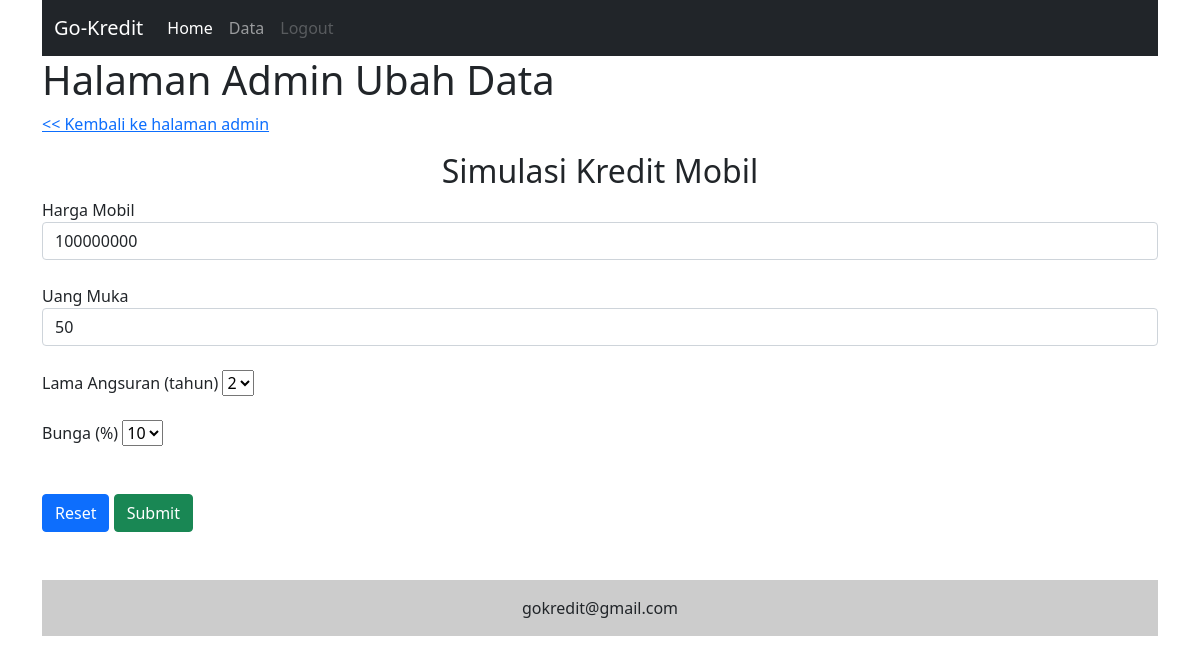
The app's page /admin/ubah.php?id=31 with its own data.
### tables this page shows
CREATE TABLE `tb_kredit` (
  `id` int(20) NOT NULL,
  `harga_mobil` int(20) NOT NULL,
  `uang_muka` int(20) NOT NULL,
  `angsuran` int(20) NOT NULL,
  `bunga` int(20) NOT NULL
);

### admin/functions.php (called while the page is built, shortened)
<?php
$conn = mysqli_connect('localhost','root','','kredit');
function query($query)
{
    global $conn;
    $result = mysqli_query($conn, $query);
    $rows = [] ;
    while ($row = mysqli_fetch_assoc($result)){
    $rows[] =$row;
    }
    return $rows;
}

### admin/ubah.php (the view, shortened to what this page needs)
<?php include("header.php") ?>
<?php require 'functions.php';
if(isset($_GET['id'])){
    $id = $_GET['id'];
}else{
    $id = "";
}
$rows = query("SELECT * FROM tb_kredit WHERE id= $id")[0];
?>
    <h1>Halaman Admin Ubah Data</h1>
    <div class="mb-3 row">
        <a href="halaman.php">
            << Kembali ke halaman admin</a>
    </div>
    <h2 class="text-center">Simulasi Kredit Mobil</h2>
    <form action="<?php echo htmlspecialchars($_SERVER["PHP_SELF"]); ?>" method="post">
        <div class="form-group">
            <label for="HargaMobil">Harga Mobil</label>
            <input name="HargaMobil" class="form-control" required type="text" placeholder="Minimal 100000000" min="100000000"
            value="<?= $rows["harga_mobil"]; ?>">
        </div>
        <div class="form-group">
            <label for="UangMuka">Uang Muka</label>
            <input class="form-control" name="UangMuka" required type="text" placeholder="Min 30% dan Max 100% " min="30" max="100"
            value="<?= $rows["uang_muka"]; ?>">
        </div>
        <div class="form-group">
            <label for="Angsuran">Lama Angsuran (tahun) </label>
            <select class="custom-select" name="Angsuran" required>
                <option <?php echo $rows["angsuran"] == '2' ? "selected" : "" ?>>2</option>
            </select>
        </div>
        <div class="form-group">
            <label for="Bunga">Bunga (%) </label>
            <select class="custom-select" name="Bunga" required>
                <option <?php echo $rows["bunga"] == '10' ? "selected" : "" ?>>10</option>
            </select>
        </div>
        <div class="cpl-sm-10">
            <button class="btn btn-primary" type="reset" name="reset" href="ubah.php">Reset</button>
            <button class="btn btn-success" type="submit" name="submit" href="halaman.php">Submit</button>
        </div>
    <?php include("footer.php") ?>

### records on screen
tb_kredit: HargaMobil "100000000", UangMuka "50", Angsuran "2", Bunga "10"
